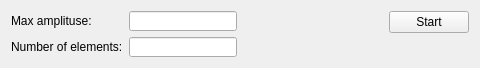
<?xml version="1.0" encoding="UTF-8"?>
<ui version="4.0">
 <class>ControlWidget</class>
 <widget class="QWidget" name="ControlWidget">
  <property name="geometry">
   <rect>
    <x>0</x>
    <y>0</y>
    <width>480</width>
    <height>66</height>
   </rect>
  </property>
  <property name="sizePolicy">
   <sizepolicy hsizetype="Preferred" vsizetype="Preferred">
    <horstretch>0</horstretch>
    <verstretch>0</verstretch>
   </sizepolicy>
  </property>
  <property name="windowTitle">
   <string>Form</string>
  </property>
  <layout class="QGridLayout" name="gridLayout_2">
   <item row="0" column="0">
    <layout class="QGridLayout" name="gridLayout">
     <item row="1" column="1">
      <widget class="QLineEdit" name="leNumberOfElements">
       <property name="sizePolicy">
        <sizepolicy hsizetype="Fixed" vsizetype="Fixed">
         <horstretch>0</horstretch>
         <verstretch>0</verstretch>
        </sizepolicy>
       </property>
       <property name="minimumSize">
        <size>
         <width>0</width>
         <height>20</height>
        </size>
       </property>
      </widget>
     </item>
     <item row="1" column="0">
      <widget class="QLabel" name="lblNumberOfElements">
       <property name="sizePolicy">
        <sizepolicy hsizetype="Fixed" vsizetype="Preferred">
         <horstretch>0</horstretch>
         <verstretch>0</verstretch>
        </sizepolicy>
       </property>
       <property name="text">
        <string>Number of elements:</string>
       </property>
      </widget>
     </item>
     <item row="0" column="1">
      <widget class="QLineEdit" name="leMaxAmplitude">
       <property name="sizePolicy">
        <sizepolicy hsizetype="Fixed" vsizetype="Fixed">
         <horstretch>0</horstretch>
         <verstretch>0</verstretch>
        </sizepolicy>
       </property>
       <property name="minimumSize">
        <size>
         <width>0</width>
         <height>20</height>
        </size>
       </property>
      </widget>
     </item>
     <item row="0" column="0">
      <widget class="QLabel" name="lblMaxAmplitude">
       <property name="sizePolicy">
        <sizepolicy hsizetype="Fixed" vsizetype="Preferred">
         <horstretch>0</horstretch>
         <verstretch>0</verstretch>
        </sizepolicy>
       </property>
       <property name="text">
        <string>Max amplituse:</string>
       </property>
      </widget>
     </item>
    </layout>
   </item>
   <item row="0" column="1">
    <spacer name="horizontalSpacer">
     <property name="orientation">
      <enum>Qt::Horizontal</enum>
     </property>
     <property name="sizeHint" stdset="0">
      <size>
       <width>129</width>
       <height>20</height>
      </size>
     </property>
    </spacer>
   </item>
   <item row="0" column="2">
    <layout class="QVBoxLayout" name="verticalLayout">
     <item>
      <widget class="QPushButton" name="pbVisualise">
       <property name="sizePolicy">
        <sizepolicy hsizetype="Fixed" vsizetype="Fixed">
         <horstretch>0</horstretch>
         <verstretch>0</verstretch>
        </sizepolicy>
       </property>
       <property name="text">
        <string>Start</string>
       </property>
      </widget>
     </item>
     <item>
      <spacer name="verticalSpacer">
       <property name="orientation">
        <enum>Qt::Vertical</enum>
       </property>
       <property name="sizeHint" stdset="0">
        <size>
         <width>20</width>
         <height>18</height>
        </size>
       </property>
      </spacer>
     </item>
    </layout>
   </item>
  </layout>
  <zorder>horizontalSpacer</zorder>
  <zorder>verticalSpacer</zorder>
  <zorder>horizontalSpacer</zorder>
  <zorder>verticalSpacer</zorder>
 </widget>
 <resources/>
 <connections/>
</ui>
